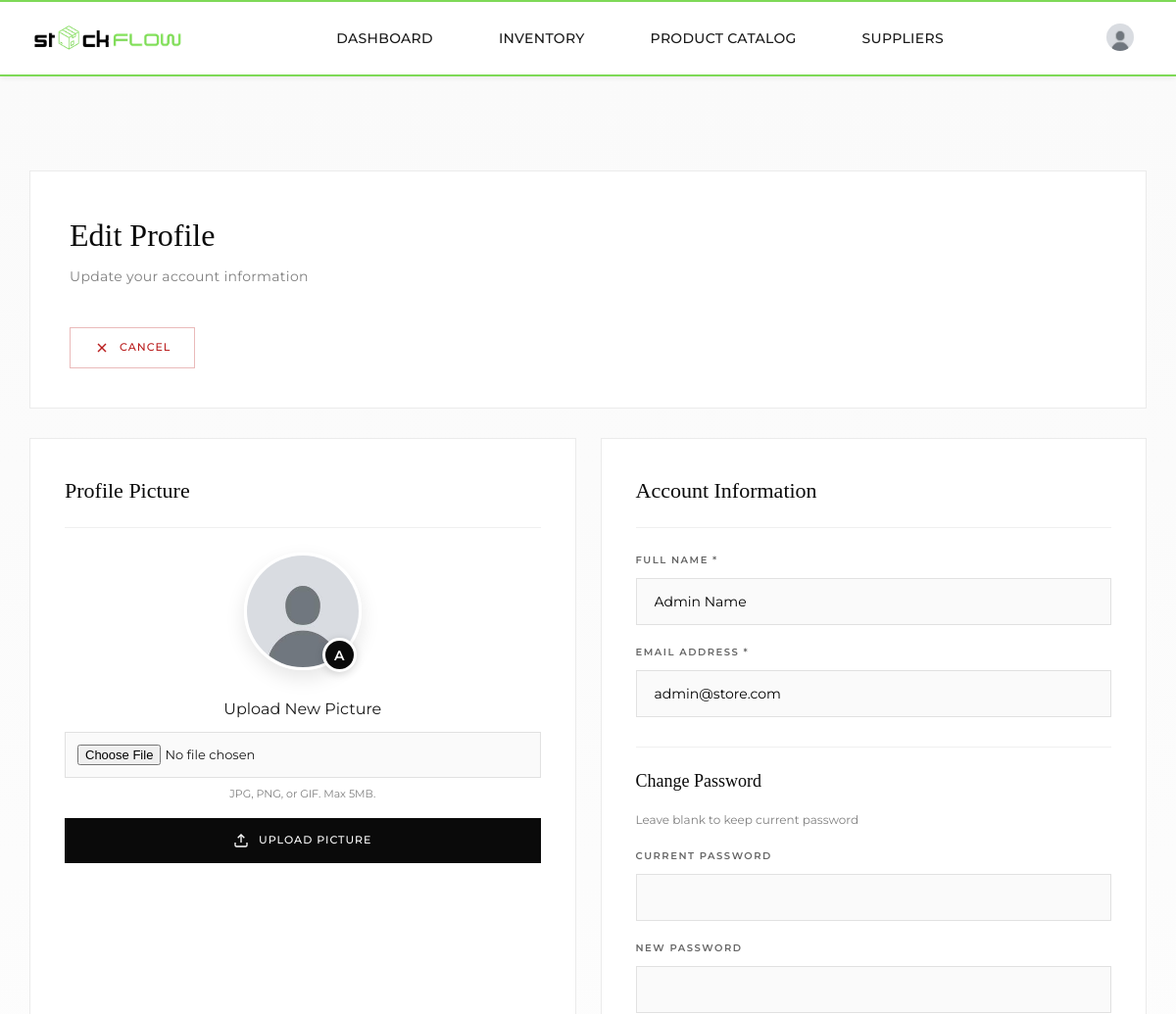
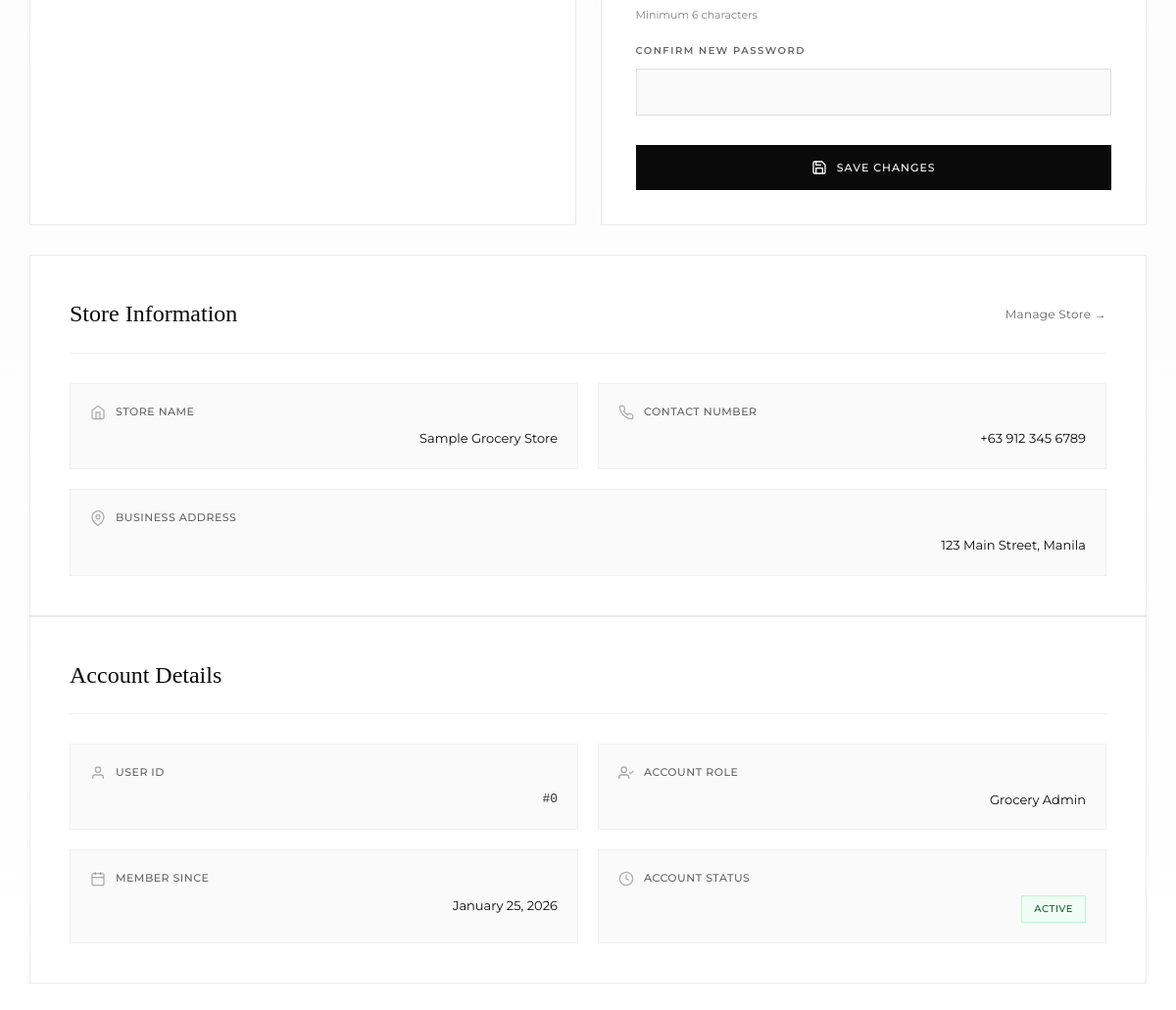
The page /grocery/profile/edit_profile.php (signed in) on the database its author committed (2 pictures, top to bottom).
### tables this page shows
CREATE TABLE `users` (
  `user_id` int(11) NOT NULL,
  `full_name` varchar(255) NOT NULL,
  `email` varchar(255) NOT NULL,
  `password` varchar(1000) NOT NULL,
  `img_name` varchar(255) DEFAULT NULL,
  `is_active` tinyint(1) DEFAULT 1,
  `last_login` timestamp NULL DEFAULT NULL,
  `role` enum('customer','grocery_admin') DEFAULT 'customer',
  `store_id` int(11) DEFAULT NULL,
  `created_at` timestamp NOT NULL DEFAULT current_timestamp(),
  `updated_at` timestamp NOT NULL DEFAULT current_timestamp() ON UPDATE current_timestamp()
);

CREATE TABLE `grocery_stores` (
  `store_id` int(11) NOT NULL,
  `store_name` varchar(255) NOT NULL,
  `business_address` text NOT NULL,
  `contact_number` varchar(50) DEFAULT NULL,
  `email` varchar(255) DEFAULT NULL,
  `business_permit` varchar(255) DEFAULT NULL,
  `is_verified` tinyint(1) DEFAULT 0,
  `is_active` tinyint(1) DEFAULT 1,
  `created_at` timestamp NOT NULL DEFAULT current_timestamp(),
  `updated_at` timestamp NOT NULL DEFAULT current_timestamp() ON UPDATE current_timestamp()
);

### grocery/profile/edit_profile.php (the view, shortened to what the rows shown need)
<?php
require_once __DIR__ . '/../../includes/config.php';
$conn = getDBConnection();
$user_id = (int) $_SESSION['user_id'];
$user_stmt = $conn->prepare("SELECT user_id, full_name, email, img_name, role, store_id, created_at FROM users WHERE user_id = ?");
$user_stmt->bind_param("i", $user_id);
$user_stmt->execute();
$user_result = $user_stmt->get_result();
$user_data = $user_result->fetch_assoc();
$store_id = $user_data['store_id'];
$store_data = null;
if ($store_id) {
    $store_stmt = $conn->prepare("SELECT * FROM grocery_stores WHERE store_id = ?");
    $store_stmt->bind_param("i", $store_id);
    $store_stmt->execute();
    $store_data = $store_stmt->get_result()->fetch_assoc();
}
$pageCss = ''
  . '<link rel="stylesheet" href="' . htmlspecialchars($baseUrl) . '/includes/style/pages/profile.css">' . "\n"
  . '<link href="https://fonts.googleapis.com/css2?family=Montserrat:wght@300;400;500;600&family=Playfair+Display:wght@400;500&display=swap" rel="stylesheet">';
require_once __DIR__ . '/../../includes/header.php';
?>
<main class="profile-page">
    <div class="profile-container">
        <div class="profile-header">
            <div class="profile-avatar-section">
                <div class="profile-info" style="flex: none;">
                    <h1 class="profile-name">Edit Profile</h1>
                </div>
            </div>
        </div>
        <div class="content-grid">
            <div class="info-card">
                <div class="card-header">
                    <h2 class="card-title">Profile Picture</h2>
                </div>
                <div style="text-align: center;">
                    <div class="avatar-wrapper" style="display: inline-block; margin-bottom: 20px;">
                        <?php
                        if (!empty($user_data['img_name'])) {
                            $profile_pic = htmlspecialchars($baseUrl) . '/images/profile_pictures/' . htmlspecialchars($user_data['img_name']);
                        } else {
                            $profile_pic = htmlspecialchars($baseUrl) . '/images/profile_pictures/nopfp.jpg';
                        }
                        ?>
                        <img src="<?php echo $profile_pic; ?>"
                             alt="Profile Picture"
                             class="profile-avatar"
                             id="preview-image"
                             onerror="this.src='<?php echo htmlspecialchars($baseUrl); ?>/images/profile_pictures/nopfp.jpg';">
                        <div class="avatar-badge"><?php echo strtoupper(substr($user_data['full_name'], 0, 1)); ?></div>
                    </div>
                </div>
            </div>
            <div class="info-card">
                <div class="card-header">
                    <h2 class="card-title">Account Information</h2>
                </div>
                <form method="POST" action="">
                    <div class="form-group" style="margin-bottom: 20px;">
                        <label for="full_name" style="display: block; font-size: 10px; letter-spacing: 1.5px; text-transform: uppercase; color: rgba(0,0,0,0.6); margin-bottom: 10px; font-weight: 600;">
                            Full Name *
                        </label>
                        <input type="text"
                               id="full_name"
                               name="full_name"
                               value="<?php echo htmlspecialchars($user_data['full_name']); ?>"
                               required
                               style="width: 100%; padding: 14px 18px; font-size: 14px; font-family: 'Montserrat', sans-serif; background: #fafafa; border: 1px solid rgba(0,0,0,0.1); transition: all 0.3s ease;">
                    </div>
                    <div class="form-group" style="margin-bottom: 20px;">
                        <label for="email" style="display: block; font-size: 10px; letter-spacing: 1.5px; text-transform: uppercase; color: rgba(0,0,0,0.6); margin-bottom: 10px; font-weight: 600;">
                            Email Address *
                        </label>
                        <input type="email"
                               id="email"
                               name="email"
                               value="<?php echo htmlspecialchars($user_data['email']); ?>"
                               required
                               style="width: 100%; padding: 14px 18px; font-size: 14px; font-family: 'Montserrat', sans-serif; background: #fafafa; border: 1px solid rgba(0,0,0,0.1); transition: all 0.3s ease;">
                    </div>
                </form>
            </div>
        </div>
        <?php if ($store_data): ?>
        <div class="orders-section">
            <div class="section-header">
                <h2 class="section-title">Store Information</h2>
                <a href="../store/settings.php" class="section-link">Manage Store →</a>
            </div>
            <div class="info-list" style="display: grid; grid-template-columns: repeat(2, 1fr); gap: 20px;">
                <div class="info-item" style="display: block; padding: 20px; background: #fafafa; border: 1px solid rgba(0,0,0,0.04);">
                    <div class="info-label" style="margin-bottom: 8px;">
                        <svg width="16" height="16" viewBox="0 0 24 24" fill="none" stroke="currentColor" stroke-width="2">
                            <path d="M3 9l9-7 9 7v11a2 2 0 0 1-2 2H5a2 2 0 0 1-2-2z"/><polyline points="9 22 9 12 15 12 15 22"/>
                        </svg>
                        Store Name
                    </div>
                    <div class="info-value">
                        <?php echo htmlspecialchars($store_data['store_name']); ?>
                    </div>
                </div>
                <div class="info-item" style="display: block; padding: 20px; background: #fafafa; border: 1px solid rgba(0,0,0,0.04);">
                    <div class="info-label" style="margin-bottom: 8px;">
                        Contact Number
                    </div>
                    <div class="info-value">
                        <?php echo htmlspecialchars($store_data['contact_number'] ?? 'N/A'); ?>
                    </div>
                </div>
                <div class="info-item" style="display: block; padding: 20px; background: #fafafa; border: 1px solid rgba(0,0,0,0.04); grid-column: 1 / -1;">
                    <div class="info-label" style="margin-bottom: 8px;">
                        <svg width="16" height="16" viewBox="0 0 24 24" fill="none" stroke="currentColor" stroke-width="2">
                            <path d="M21 10c0 7-9 13-9 13s-9-6-9-13a9 9 0 0 1 18 0z"/><circle cx="12" cy="10" r="3"/>
                        </svg>
                        Business Address
                    </div>
                    <div class="info-value">
                        <?php echo htmlspecialchars($store_data['business_address']); ?>
                    </div>
                </div>
            </div>
        </div>
        <?php endif; ?>
        <div class="orders-section">
            <div class="section-header">
                <h2 class="section-title">Account Details</h2>
            </div>
            <div class="info-list" style="display: grid; grid-template-columns: repeat(2, 1fr); gap: 20px;">
                <div class="info-item" style="display: block; padding: 20px; background: #fafafa; border: 1px solid rgba(0,0,0,0.04);">
                    <div class="info-label" style="margin-bottom: 8px;">
                        <svg width="16" height="16" viewBox="0 0 24 24" fill="none" stroke="currentColor" stroke-width="2">
                            <path d="M20 21v-2a4 4 0 0 0-4-4H8a4 4 0 0 0-4 4v2"/><circle cx="12" cy="7" r="4"/>
                        </svg>
                        User ID
                    </div>
                    <div class="info-value" style="font-family: 'Courier New', monospace; color: rgba(0,0,0,0.8);">
                        #<?php echo $user_data['user_id']; ?>
                    </div>
                </div>
                <div class="info-item" style="display: block; padding: 20px; background: #fafafa; border: 1px solid rgba(0,0,0,0.04);">
                    <div class="info-label" style="margin-bottom: 8px;">
                        <svg width="16" height="16" viewBox="0 0 24 24" fill="none" stroke="currentColor" stroke-width="2">
                            <rect x="3" y="4" width="18" height="18" rx="2" ry="2"/><line x1="16" y1="2" x2="16" y2="6"/><line x1="8" y1="2" x2="8" y2="6"/><line x1="3" y1="10" x2="21" y2="10"/>
                        </svg>
                        Member Since
                    </div>
                    <div class="info-value">
                        <?php echo date('F d, Y', strtotime($user_data['created_at'])); ?>
                    </div>
                </div>
            </div>
        </div>
    </div>
</main>

### rows shown on the page
users: full_name "A", full_name "Admin Name", email "admin@store.com", user_id "0", created_at "January 25, 2026"
grocery_stores: store_name "Sample Grocery Store", contact_number "+63 912 345 6789", business_address "123 Main Street, Manila"
